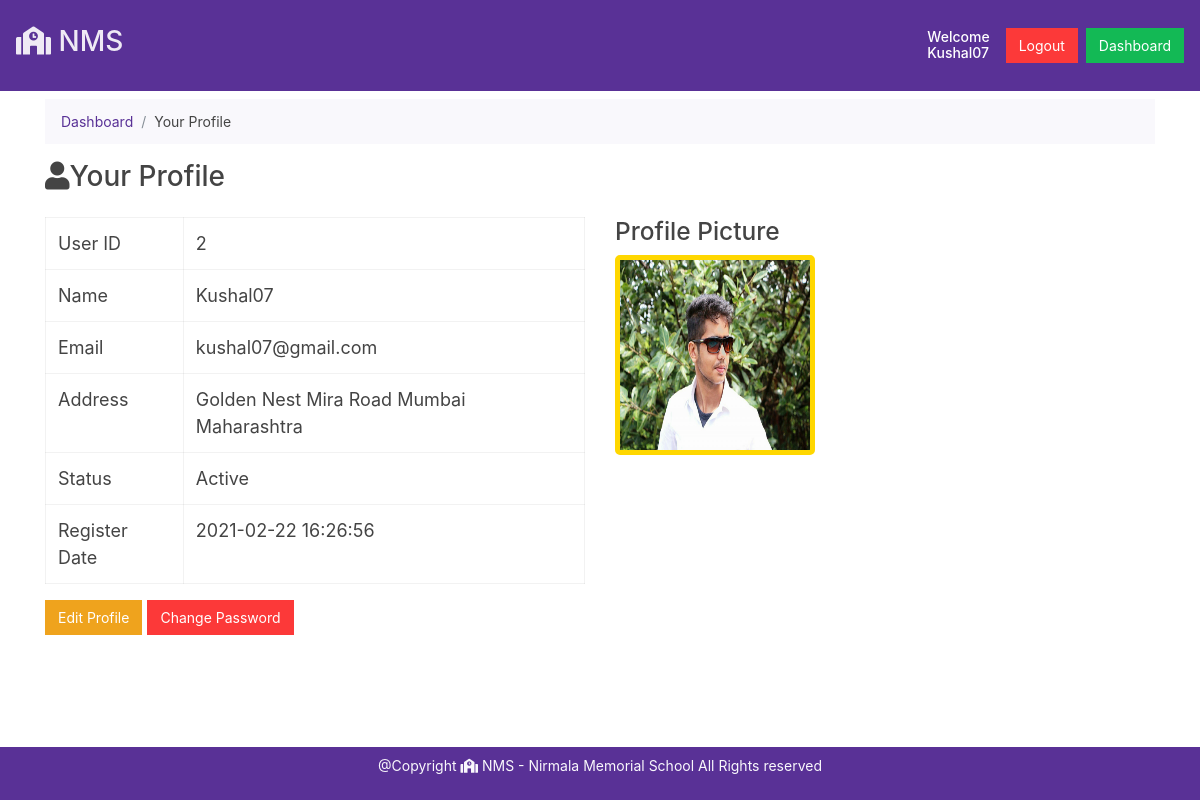
/student/profile.php (signed in), run on the app's committed database.
### tables this page shows
CREATE TABLE `students` (
  `student_id` int(7) NOT NULL,
  `student_username` varchar(255) NOT NULL,
  `student_email` varchar(255) NOT NULL,
  `student_password` varchar(255) NOT NULL,
  `student_gender` varchar(255) NOT NULL,
  `student_course_id` int(7) NOT NULL,
  `student_photo` varchar(255) NOT NULL,
  `student_address` text NOT NULL,
  `student_status` tinyint(1) NOT NULL,
  `timestamp` datetime NOT NULL DEFAULT current_timestamp()
);

### student/profile.php (the view, shortened to what this page needs)
<!doctype html>
<html lang="en">
<head>
    <link href="https://cdn.jsdelivr.net/npm/bootstrap@5.0.0-beta1/dist/css/bootstrap.min.css" rel="stylesheet">
    <link rel="stylesheet" href="https://bootswatch.com/4/pulse/bootstrap.min.css">
    <link rel="stylesheet" href="https://pro.fontawesome.com/releases/v5.10.0/css/all.css" />
    <link rel="stylesheet" href="https://cdnjs.cloudflare.com/ajax/libs/animate.css/4.1.1/animate.min.css"/>
</head>
<body>
    <?php include "../partials/_dbconnect.php"; ?>
    <?php
    echo '  <nav class="navbar navbar-dark bg-primary">
        <a class="navbar-brand" href="/college-website/index.php">
            <h2> <i class="fas fa-school"></i> NMS</h2>
        </a>';
    if (isset($_SESSION['loggedin']) && $_SESSION['loggedin'] == true) {
        echo '<form class="form-inline my-2 my-lg-0" method="get">
            <h6 class = "my-2 mx-2" style="color:white;">Welcome <br>' . $_SESSION['studentusername'] . '</h6>
            <a href = "../partials/_logout.php" class="btn btn-danger ml-2">Logout</a>
            <a href = "dashboard.php" class="btn btn-success ml-2">Dashboard</a>
          </form>';
    }
    echo '</nav>';
    ?>
    <div class="container bodycon my-2 animate__animated animate__fadeInUp">
        <div aria-label="breadcrumb">
            <ol class="breadcrumb">
                <li class="breadcrumb-item"><a href="dashboard.php">Dashboard</a></li>
                <li class="breadcrumb-item active" aria-current="page">Your Profile</li>
            </ol>
        </div>
        <h2><i class="fa fa-user"></i>Your Profile</h2>
        <?php
        $studentemail = $_SESSION['studentemail'];
        $sql = "SELECT * FROM `students` WHERE `student_email` LIKE '$studentemail'";
        $result = mysqli_query($conn, $sql);
        $row = mysqli_fetch_assoc($result);
        $studentid = $row['student_id'];
        $studentusername = $row['student_username'];
        $studentphoto = $row['student_photo'];
        $studentaddress = $row['student_address'];
        $studentstatus = $row['student_status'];
        $timestamp = $row['timestamp'];
        echo '   <div class="row my-4 fonts">
        <div class="col-sm-6">
            <table class="table table-bordered">
                <tr>
                    <td>User ID</td>
                    <td>' . $studentid . '</td>
                </tr>
                <tr>
                    <td>Name</td>
                    <td>' . $studentusername . '</td>
                </tr>
                <tr>
                    <td>Email</td>
                    <td>' . $studentemail . '</td>
                </tr>
                <tr>
                    <td>Address</td>
                    <td>' . $studentaddress . '</td>
                </tr>
                <tr>
                    <td>Status</td>';
        if ($studentstatus == 0) {
            echo '<td> Not Active
                    </td>
                </tr>';
        } else {
            echo '<td> Active
                    </td>
                </tr>';
        }
        echo '<tr>
                    <td>Register Date</td>
                    <td>' . $timestamp . '</td>
                </tr>
            </table>
            <a class="btn btn-warning pull-right" href="editProfile.php?id='.$studentid.'">Edit Profile</a>
            <a class="btn btn-danger pull-right" href="changePassword.php?id='.$studentid.'">Change Password</a>
        </div>
        <div class="col-sm-6">
        <h3>Profile Picture</h3>
        <a href="#">
        <img class="image" id="imguser" src="../img/' . $studentphoto . '">
        </a>
        </div>';
        ?>
    </div>
    </div>
    <?php include "../partials/footer.php" ?>
</body>
</html>

### student/profile.php (style rules this page uses)
.bodycon { min-height: 80vh; }
.fonts { font-size: large; }
#imguser { height: 200px; width: 200px; border: 5px solid gold; border-radius: 5px; }

### data on the page
students: student_id "2", student_username "Kushal07", student_address "Golden Nest Mira Road Mumbai Maharashtra", timestamp "2021-02-22 16:26:56", student_photo (picture)

### other printed values
$_SESSION['studentusername'] "Kushal07"
$studentemail "kushal07@gmail.com"
